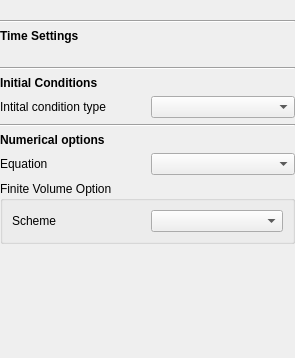
<?xml version="1.0" encoding="UTF-8"?>
<ui version="4.0">
 <class>ReosTelemacSimulationEditWidget</class>
 <widget class="QWidget" name="ReosTelemacSimulationEditWidget">
  <property name="geometry">
   <rect>
    <x>0</x>
    <y>0</y>
    <width>295</width>
    <height>358</height>
   </rect>
  </property>
  <property name="windowTitle">
   <string notr="true">Form</string>
  </property>
  <layout class="QVBoxLayout" name="verticalLayout_2">
   <property name="leftMargin">
    <number>0</number>
   </property>
   <property name="topMargin">
    <number>0</number>
   </property>
   <property name="rightMargin">
    <number>0</number>
   </property>
   <property name="bottomMargin">
    <number>0</number>
   </property>
   <item>
    <widget class="QScrollArea" name="scrollArea">
     <property name="frameShape">
      <enum>QFrame::NoFrame</enum>
     </property>
     <property name="frameShadow">
      <enum>QFrame::Sunken</enum>
     </property>
     <property name="widgetResizable">
      <bool>true</bool>
     </property>
     <widget class="QWidget" name="scrollAreaWidgetContents">
      <property name="geometry">
       <rect>
        <x>0</x>
        <y>0</y>
        <width>295</width>
        <height>358</height>
       </rect>
      </property>
      <layout class="QVBoxLayout" name="verticalLayout_3">
       <property name="leftMargin">
        <number>0</number>
       </property>
       <property name="topMargin">
        <number>0</number>
       </property>
       <property name="rightMargin">
        <number>0</number>
       </property>
       <property name="bottomMargin">
        <number>0</number>
       </property>
       <item>
        <widget class="QLabel" name="label_7">
         <property name="text">
          <string/>
         </property>
         <property name="pixmap">
          <pixmap resource="../../../images/engines/TELEMAC/telemac-images.qrc">:/telemac-images/openTELEMAC_250.png</pixmap>
         </property>
        </widget>
       </item>
       <item>
        <widget class="Line" name="line_3">
         <property name="orientation">
          <enum>Qt::Horizontal</enum>
         </property>
        </widget>
       </item>
       <item>
        <widget class="QLabel" name="label_3">
         <property name="font">
          <font>
           <bold>true</bold>
          </font>
         </property>
         <property name="text">
          <string>Time Settings</string>
         </property>
        </widget>
       </item>
       <item>
        <widget class="ReosParameterDurationWidget" name="mTimeStepWidget" native="true"/>
       </item>
       <item>
        <widget class="ReosParameterIntegerWidget" name="mOutputPeriod2DWidget" native="true"/>
       </item>
       <item>
        <widget class="ReosParameterIntegerWidget" name="mOutputPeriodHydWidget" native="true"/>
       </item>
       <item>
        <widget class="Line" name="line">
         <property name="orientation">
          <enum>Qt::Horizontal</enum>
         </property>
        </widget>
       </item>
       <item>
        <widget class="QLabel" name="label_4">
         <property name="font">
          <font>
           <bold>true</bold>
          </font>
         </property>
         <property name="text">
          <string>Initial Conditions</string>
         </property>
        </widget>
       </item>
       <item>
        <layout class="QGridLayout" name="gridLayout_3">
         <property name="topMargin">
          <number>0</number>
         </property>
         <item row="0" column="0">
          <widget class="QLabel" name="label">
           <property name="text">
            <string>Intital condition type</string>
           </property>
          </widget>
         </item>
         <item row="0" column="1">
          <widget class="QComboBox" name="mInitialConditionTypeCombo"/>
         </item>
        </layout>
       </item>
       <item>
        <layout class="QVBoxLayout" name="mInitialConditionWidget"/>
       </item>
       <item>
        <widget class="Line" name="line_2">
         <property name="orientation">
          <enum>Qt::Horizontal</enum>
         </property>
        </widget>
       </item>
       <item>
        <widget class="QLabel" name="label_5">
         <property name="font">
          <font>
           <bold>true</bold>
          </font>
         </property>
         <property name="text">
          <string>Numerical options</string>
         </property>
        </widget>
       </item>
       <item>
        <layout class="QGridLayout" name="gridLayout_2">
         <property name="topMargin">
          <number>0</number>
         </property>
         <item row="0" column="0">
          <widget class="QLabel" name="label_2">
           <property name="text">
            <string>Equation</string>
           </property>
          </widget>
         </item>
         <item row="0" column="1">
          <widget class="QComboBox" name="mEquationCombo"/>
         </item>
        </layout>
       </item>
       <item>
        <widget class="QGroupBox" name="mVolumeFiniteGroupBox">
         <property name="title">
          <string>Finite Volume Option</string>
         </property>
         <layout class="QGridLayout" name="gridLayout">
          <item row="0" column="0">
           <widget class="QLabel" name="label_6">
            <property name="text">
             <string>Scheme</string>
            </property>
           </widget>
          </item>
          <item row="0" column="1">
           <widget class="QComboBox" name="mVFSchemeComboBox"/>
          </item>
         </layout>
        </widget>
       </item>
       <item>
        <spacer name="verticalSpacer">
         <property name="orientation">
          <enum>Qt::Vertical</enum>
         </property>
         <property name="sizeHint" stdset="0">
          <size>
           <width>20</width>
           <height>40</height>
          </size>
         </property>
        </spacer>
       </item>
      </layout>
     </widget>
    </widget>
   </item>
  </layout>
 </widget>
 <customwidgets>
  <customwidget>
   <class>ReosParameterIntegerWidget</class>
   <extends>QWidget</extends>
   <header>reosparameterwidget.h</header>
   <container>1</container>
  </customwidget>
  <customwidget>
   <class>ReosParameterDurationWidget</class>
   <extends>QWidget</extends>
   <header>reosparameterwidget.h</header>
   <container>1</container>
  </customwidget>
 </customwidgets>
 <resources>
  <include location="../../../images/engines/TELEMAC/telemac-images.qrc"/>
 </resources>
 <connections/>
</ui>
